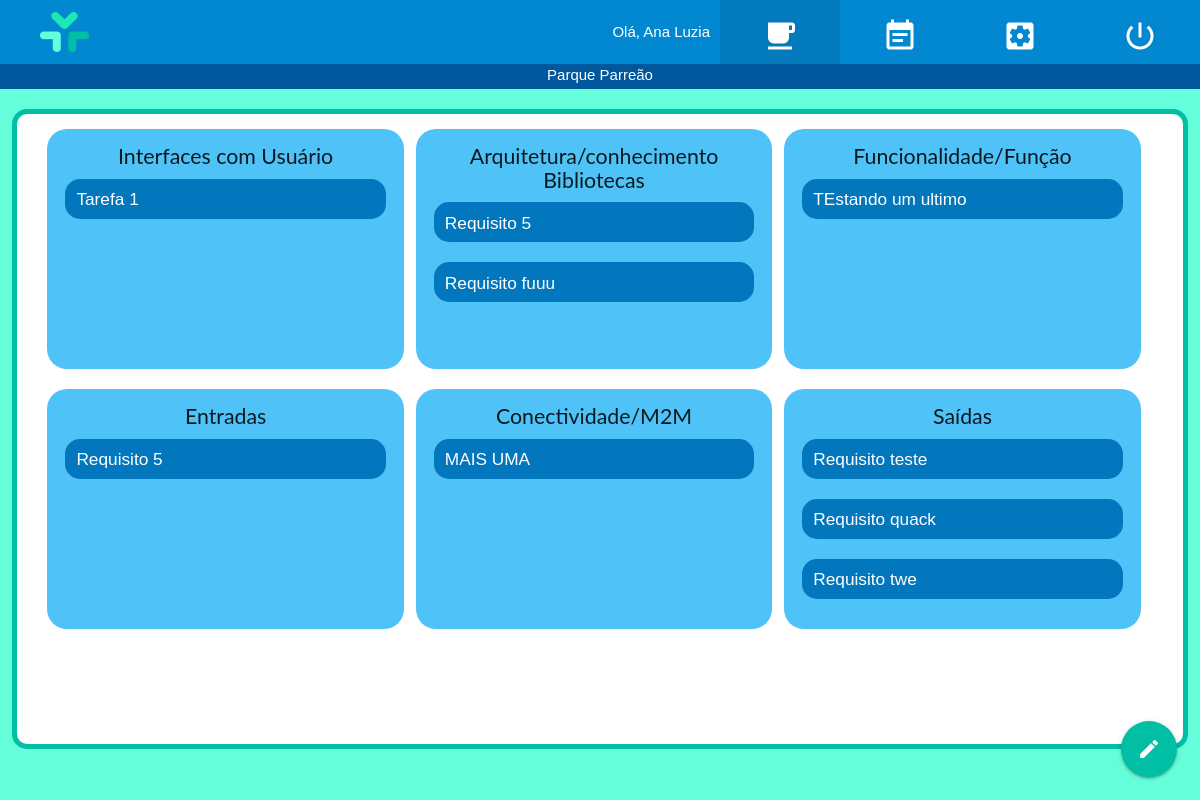
Page /visao_requisito/21 (signed in) on the earlier database version.
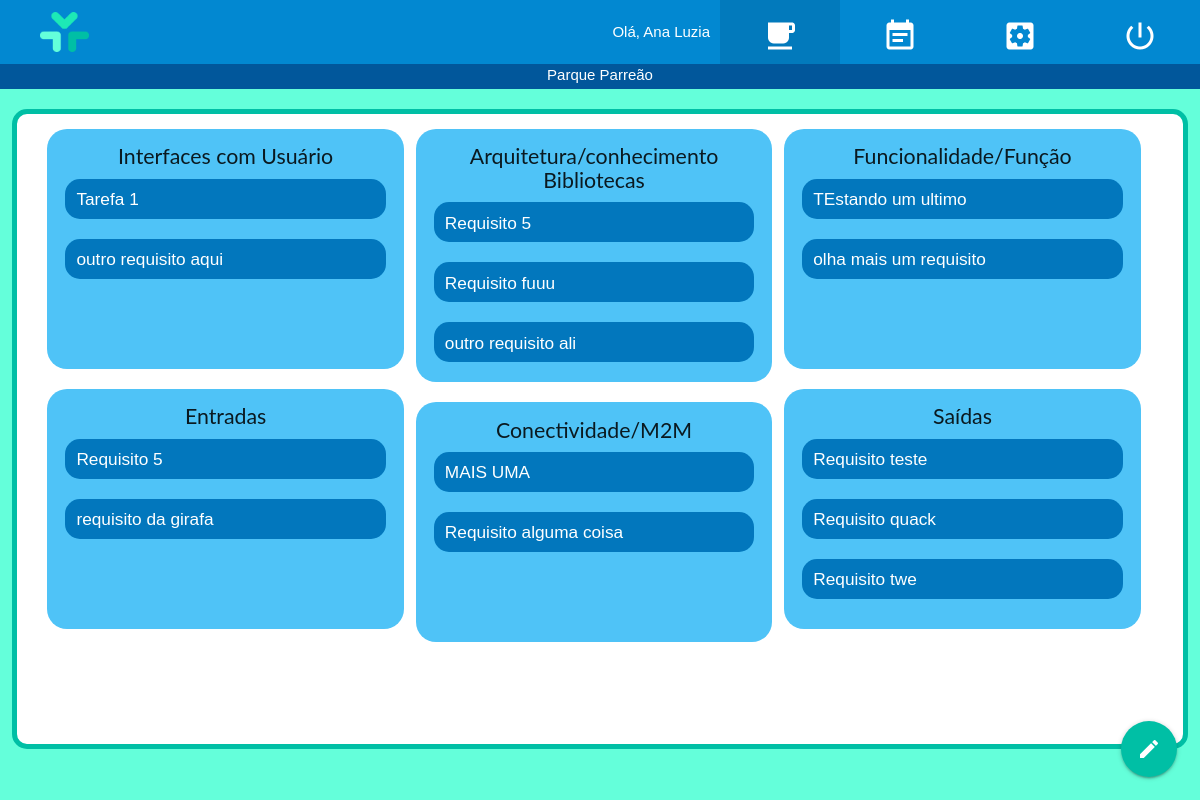
Same page on the later database version.
### usuarios/models.py (models this page shows)
class Projeto(models.Model):
    titulo = models.TextField(max_length=100, null=False)
    descricao = models.TextField(max_length=400, null=False)
    lider = models.ForeignKey(User, on_delete=models.CASCADE)
    membros = models.ManyToManyField(Membro)
    ult_alt = models.TextField(max_length=100, null=True)
    data_ult_alt = models.DateField(null=True)

class Requisito(models.Model):
    titulo = models.CharField(max_length=100, null=False)
    categoria = models.ForeignKey(Categoria, on_delete=models.CASCADE)
    projeto = models.ForeignKey(Projeto, on_delete=models.CASCADE)

### usuarios/views.py (the view)
# urls.py: url(r'^visao_requisito/(?P<pk>[0-9]+)', visao_requisitos, name='visao_requisito'),
@login_required
def visao_requisitos(request, pk, template_name="visao_requisitos.html"):
    try:
        projeto = Projeto.objects.get(pk=pk)
    except:
        messages.error(request, "Projeto não encontrado!")
        return redirect('/projeto_lista/')
    requisitos = Requisito.objects.filter(projeto_id=projeto.pk)
    context = {"projeto": projeto, "requisitos":requisitos, "template":"visao_requisito", "menu":"projetos" }
    return render(request, template_name, context)

### templates/visao_requisitos.html (shortened to what this page needs)
{% extends 'baseTemplate.html' %}
{% block titulo %}
    {{ projeto.titulo }}
{% endblock titulo %}
{% block conteudo %}
    <div class = "row" style="margin-top:15px;">
        <div class = "col s4" style="width: 30%; margin-left: 3.5%;">
            <div class = "row">
                <div class = "col s12 light-blue {% if request.user.profile.tema == 'C' %} lighten-2 {% endif %}  " style = "min-height: 30%; border-radius: 20px;">
                    <h5 style="font-size: 16pt; text-align: center;"> Interfaces com Usuário </h5>
                    {% for requisito in requisitos %}
                        {% if requisito.categoria.id == 1 %}
                    <div class="row">
                        <div class="col s12 light-blue darken-3 white-text" style="width: 90%; margin-left: 5%; border-radius: 15px; height:40px;">
                            <form method="post" action="{% url 'requisito_delete' %}"> {% csrf_token %}
                                <h6> {{ requisito.titulo }} </h6>
                            </form>
                        </div>
                    </div>
                        {% endif %}
                    {% endfor %}
                </div>
            </div>
            <div class = "row">
                <div class = "col s12 light-blue {% if request.user.profile.tema == 'C' %} lighten-2 {% endif %}  " style = "min-height: 30%; border-radius: 20px;">
                    <h5 style="font-size: 16pt; text-align: center;"> Entradas </h5>
                    {% for requisito in requisitos %}
                        {% if requisito.categoria.id == 2 %}
                    <div class="row">
                        <div class="col s12 light-blue darken-3 white-text" style="width: 90%; margin-left: 5%; border-radius: 15px;	height:40px;">
                            <form method="post" action="{% url 'requisito_delete' %}"> {% csrf_token %}
                                <h6> {{ requisito.titulo }} </h6>
                            </form>
                        </div>
                    </div>
                        {% endif %}
                    {% endfor %}
                </div>
            </div>
        </div>
        <div class = "col s4" style="width: 30%; margin-left: 1%;">
            <div class = "row">
                <div class = "col s12 light-blue {% if request.user.profile.tema == 'C' %} lighten-2 {% endif %}  " style = "min-height: 30%; border-radius: 20px;">
                    <h5 style="font-size: 16pt; text-align: center;"> Arquitetura/conhecimento Bibliotecas </h5>
                    {% for requisito in requisitos %}
                        {% if requisito.categoria.id == 3 %}
                    <div class="row">
                        <div class="col s12 light-blue darken-3 white-text" style="width: 90%; margin-left: 5%; border-radius: 15px;	height:40px;">
                            <form method="post" action="{% url 'requisito_delete' %}"> {% csrf_token %}
                                <h6> {{ requisito.titulo }} </h6>
                            </form>
                        </div>
                    </div>
                        {% endif %}
                    {% endfor %}
                </div>
            </div>
            <div class = "row">
                <div class = "col s12 light-blue {% if request.user.profile.tema == 'C' %} lighten-2 {% endif %}  " style = "min-height: 30%; border-radius: 20px;">
                    <h5 style="font-size: 16pt; text-align: center;"> Conectividade/M2M </h5>
                    {% for requisito in requisitos %}
                        {% if requisito.categoria.id == 4 %}
                    <div class="row">
                        <div class="col s12 light-blue darken-3 white-text" style="width: 90%; margin-left: 5%; border-radius: 15px;	height:40px;">
                            <form method="post" action="{% url 'requisito_delete' %}"> {% csrf_token %}
                                <h6> {{ requisito.titulo }} </h6>
                            </form>
                        </div>
                    </div>
                        {% endif %}
                    {% endfor %}
                </div>
            </div>
        </div>
        <div class = "col s4" style="width: 30%; margin-left: 1%;">
            <div class = "row">
                <div class = "col s12 light-blue {% if request.user.profile.tema == 'C' %} lighten-2 {% endif %}  " style = "min-height: 30%; border-radius: 20px;">
                    <h5 style="font-size: 16pt; text-align: center;"> Funcionalidade/Função </h5>
                    {% for requisito in requisitos %}
                        {% if requisito.categoria.id == 5 %}
                    <div class="row">
                        <div class="col s12 light-blue darken-3 white-text" style="width: 90%; margin-left: 5%; border-radius: 15px;	height:40px;">
                            <form method="post" action="{% url 'requisito_delete' %}"> {% csrf_token %}
                                <h6> {{ requisito.titulo }} </h6>
                            </form>
                        </div>
                    </div>
                        {% endif %}
                    {% endfor %}
                </div>
            </div>
            <div class = "row">
                <div class = "col s12 light-blue {% if request.user.profile.tema == 'C' %} lighten-2 {% endif %}  " style = "min-height: 30%; border-radius: 20px;">
                    <h5 style="font-size: 16pt; text-align: center;"> Saídas </h5>
                    {% for requisito in requisitos %}
                        {% if requisito.categoria.id == 6 %}
                    <div class="row">
                        <div class="col s12 light-blue darken-3 white-text" style="width: 90%; margin-left: 5%; border-radius: 15px;	height:40px;">
                            <form method="post" action="{% url 'requisito_delete' %}"> {% csrf_token %}
                                <h6> {{ requisito.titulo }} </h6>
                            </form>
                        </div>
                    </div>
                        {% endif %}
                    {% endfor %}
                </div>
            </div>
        </div>
    </div>
    <div class="fixed-action-btn" id="projetos-options">
      <a class="btn-floating btn-large teal accent-4">
        <i class="large material-icons">mode_edit</i>
      </a>
    </div>
{% endblock conteudo %}

### templates/baseTemplate.html (shortened to what this page needs)
<html lang="pt-br">
    {% load static %}
	<head>
	    <link rel="stylesheet" href="https://cdnjs.cloudflare.com/ajax/libs/materialize/1.0.0/css/materialize.min.css">
	</head>
	<body style = 'background:  {% if request.user.profile.tema == 'C' %}
                                    #64FFDA
                                {% endif %}
                                ;'>
		<nav>
		    <div class="nav-wrapper {% if request.user.profile.tema == 'C' %}
                                        light-blue darken-2
                                    {% endif %}
                                    ">
		      	<a href="{% url 'projeto_lista' %}" style="margin-left: 40px; color:#FFFFFF;">
                    {% if request.user.profile.tema == 'C' %}
                        <img src = "{% static 'usuarios/logos/Logo_C.png' %}" style = "height: 40px; margin-top: 1%;"/>
                    {% endif %}
                </a>
		      	<ul id="nav-mobile" class="right">
                    <li style="margin-right: 10px;"> Olá, {{ request.user.first_name}} </li>
			      	<li {% if menu == "projetos" %}class="active" {% endif %}><a href=" {% url 'projeto_lista' %} " style="height: 100%; width: 120px;">
			      		<img src = "{% static 'usuarios/icons/projetos.png' %}" style = "width: 40%; margin-left: 30%; margin-top: 20%;">
			      	</a></li>
			      	<li {% if menu == "tarefas" %}class="active" {% endif %}><a href="{% url 'visao_tarefa' %}" style="height: 100%; width: 120px;">
			      		<img src = "{% static 'usuarios/icons/tarefas.png' %}" style = "width: 40%; margin-left: 30%; margin-top: 20%;">
			      	</a></li>
			        <li {% if menu == "configuracoes" %}class="active" {% endif %}><a href=" {% url 'usuario_configuracao' %} " style="height: 100%; width: 120px;">
			      		<img src = "{% static 'usuarios/icons/configuracoes.png' %}" style = "width: 40%; margin-left: 30%; margin-top: 20%;">
			      	</a></li>
			        <li><a href="{% url 'logout' %}" style="height: 100%; width: 120px;">
			        	<img src = "{% static 'usuarios/icons/sair.png' %}" style = "width: 40%; margin-left: 30%; margin-top: 20%;">
			        </a></li>
		      	</ul>
		    </div>
	  	</nav>
	  	<div class = row>
	  		<div class = "col s12" style = "height: 25px; background:   {% if request.user.profile.tema == 'C' %}
                                                                            #01579B
                                                                        {% endif %}
                                                                        ;
                    color: #FFFFFF; text-align: center;"> {% block titulo %} {% endblock %} </div>
	  	</div>
		<div class = 'col s12' style = "background: {% if request.user.profile.tema == 'C' %}
                                                        #FFFFFF
                                                    {% endif %}
                                                    ;
                min-height: 80%; margin: 1%; border: 5px solid #00BFA5; border-radius: 15px;">
            {% block conteudo %}
            {% endblock %}
		</div>
	</body>
</html>

### templates/baseTemplate.html (style rules this page uses)
p, div, label, button, a { font-family: 'Work Sans', sans-serif; }
h1, h2, h3, h4, h5, th { font-family: 'Lato', sans-serif; }

Differences in the rows shown:
added Requisito: titulo "outro requisito aqui", shown under "Interfaces com Usuário"
added Requisito: titulo "requisito da girafa", shown under "Entradas"
added Requisito: titulo "outro requisito ali", shown under "Arquitetura/conhecimento Bibliotecas"
added Requisito: titulo "Requisito alguma coisa", shown under "Conectividade/M2M"
added Requisito: titulo "olha mais um requisito", shown under "Funcionalidade/Função"
